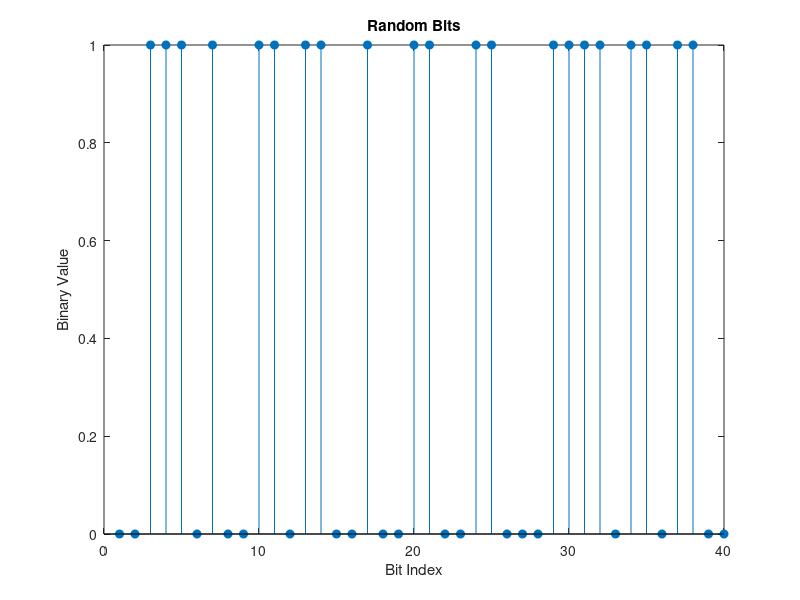
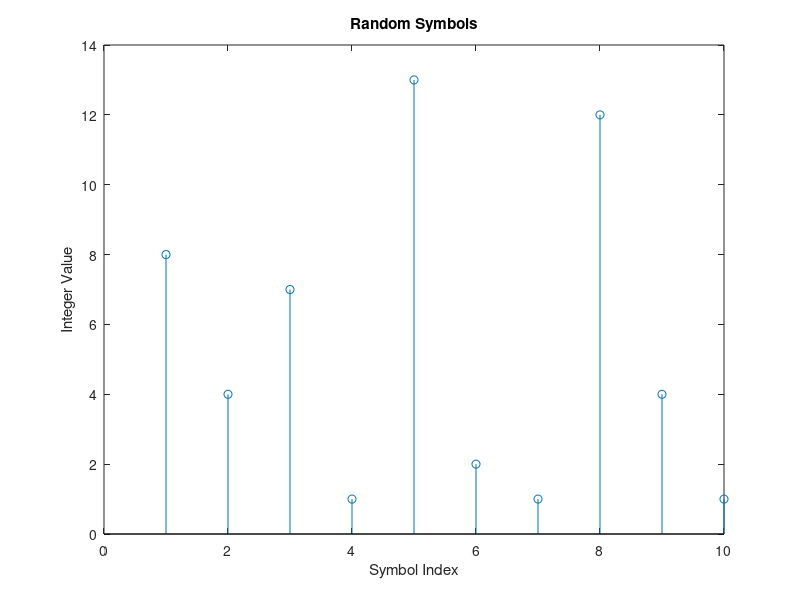

Source code (MATLAB) for these figures, in order: (Note: this script raises an error after producing the figures.)
M = 16;                     % Size of signal constellation
k = log2(M);                % Number of bits per symbol
n = 1000;                  % Number of bits to process
numSamplesPerSymbol = 1;    % Oversampling factor

% Create a binary data stream as a column vector
%rng default                 % Use default random number generator
dataIn = randi([0 1],n,1);  % Generate vector of binary data

% Plot the first 40 bits in a stem plot
stem(dataIn(1:40),'filled');
title('Random Bits');
xlabel('Bit Index');
ylabel('Binary Value');

% Perform a bit-to-symbol mapping
dataInMatrix = reshape(dataIn,length(dataIn)/k,k);   % Reshape data into binary 4-tuples
dataSymbolsIn = bi2de(dataInMatrix);                 % Convert to integers

% Plot the first 10 symbols in a stem plot
figure; % Create new figure window.
stem(dataSymbolsIn(1:10));
title('Random Symbols');
xlabel('Symbol Index');
ylabel('Integer Value');

% Apply modulation
dataMod = qammod(dataSymbolsIn,M,0);         % Binary coding, phase offset = 0
% dataModG = qammod(dataSymbolsIn,M,0,'gray'); % Gray coding, phase offset = 0

% Calculate the SNR when the channel has an Eb/N0 = 10 dB.
EbNo = 15;
snr = EbNo + 10*log10(k) - 10*log10(numSamplesPerSymbol);

% Pass the signal through the AWGN channel for both the binary and Gray coded symbol mappings.
receivedSignal = awgn(dataMod,snr,'measured');
% receivedSignalG = awgn(dataModG,snr,'measured');

sPlotFig = scatterplot(receivedSignal,1,0,'g.');
hold on
scatterplot(dataMod,1,0,'k*',sPlotFig)
title('Demodulated Symbols');
xlabel('Symbol Index');
ylabel('Integer Value');

% sPlotFig = scatterplot(receivedSignalG,1,0,'b.');
% hold on
% scatterplot(dataModG,1,0,'k*',sPlotFig)

moment(receivedSignal,3)
var(receivedSignal)
kurtosis(receivedSignal)
skewness(receivedSignal)
